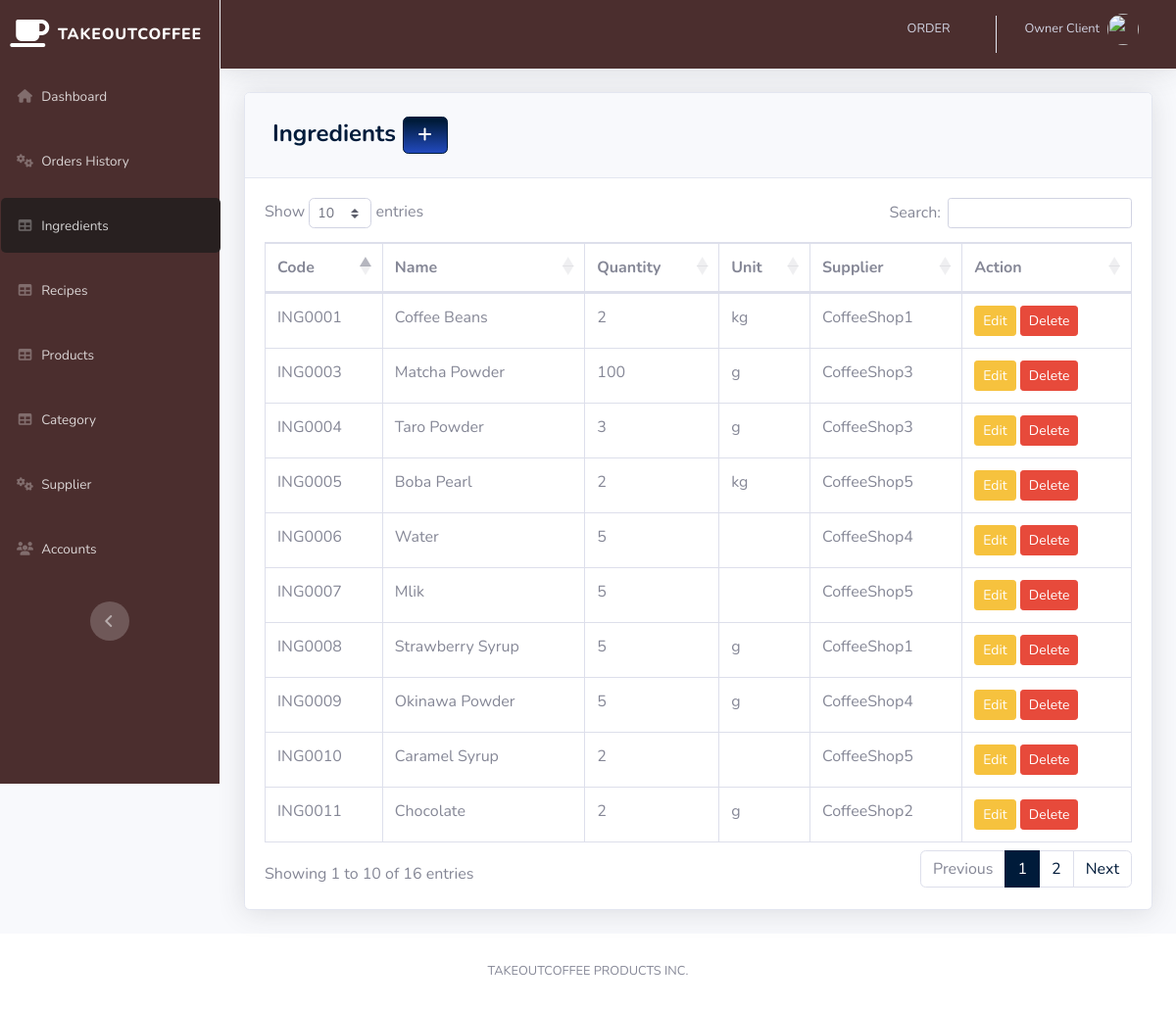
The page /pages/pro_ingredients.php (signed in) on the database its author committed.
### tables this page shows
CREATE TABLE `ingredients` (
  `INGREDIENTS_ID` int(10) UNSIGNED NOT NULL,
  `INGREDIENTS_CODE` varchar(8) NOT NULL,
  `ING_NAME` varchar(255) NOT NULL,
  `ING_QUANTITY` int(11) NOT NULL,
  `STOCK_DATE` date NOT NULL,
  `SUPPLIER_ID` int(11) NOT NULL,
  `unit` enum('kg','g','tbsp') NOT NULL,
  `DESCRIPTION` text DEFAULT NULL,
  `category_id` int(11) NOT NULL
);

### pages/pro_ingredients.php (the view, shortened to what this page needs)
<?php
include '../includes/connection.php';
include '../includes/sidebar.php';
$sql = "
      SELECT i.INGREDIENTS_ID, i.INGREDIENTS_CODE, i.ING_NAME, i.ING_QUANTITY, i.UNIT,
            COALESCE(c.category_name, 'Uncategorized') AS CATEGORY_NAME,
            COALESCE(s.company_name, 'No Supplier') AS SUPPLIER_NAME,
            i.supplier_id
      FROM ingredients i
      LEFT JOIN category c ON i.category_id = c.category_id
      LEFT JOIN supplier s ON i.supplier_id = s.supplier_id
      ORDER BY i.INGREDIENTS_ID ASC";
$result = mysqli_query($db, $sql) or die("Bad SQL: $sql");
?>
<div class="card shadow mb-4">
    <div class="card-header py-3">
        <h4 class="m-2 font-weight-bold text-primary">
            Ingredients
            <a href="#" data-toggle="modal" data-target="#aModal" class="btn btn-primary bg-gradient-primary">
                <i class="fas fa-fw fa-plus"></i>
            </a>
        </h4>
    </div>
    <div class="card-body">
        <div class="table-responsive">
            <table class="table table-bordered" id="dataTable" width="100%" cellspacing="0">
                <thead>
                    <tr>
                        <th>Code</th>
                        <th>Name</th>
                        <th>Quantity</th>
                        <th>Unit</th>
                        <th>Supplier</th>
                        <th>Action</th>
                    </tr>
                </thead>
                <tbody>
                    <?php while ($row = mysqli_fetch_assoc($result)): ?>
                    <tr>
                        <td><?= htmlspecialchars($row['INGREDIENTS_CODE']); ?></td>
                        <td><?= htmlspecialchars($row['ING_NAME']); ?></td>
                        <td><?= htmlspecialchars($row['ING_QUANTITY']); ?></td>
                        <td><?= htmlspecialchars($row['UNIT']); ?></td>
                        <td><?= htmlspecialchars($row['SUPPLIER_NAME']); ?></td>
                        <td>
                        <button
                            class="btn btn-warning btn-sm edit-ingredient-button"
                            data-toggle="modal"
                            data-target="#editIngredientModal"
                            data-id="<?= $row['INGREDIENTS_ID']; ?>"
                            data-code="<?= $row['INGREDIENTS_CODE']; ?>"
                            data-name="<?= htmlspecialchars($row['ING_NAME']); ?>"
                            data-quantity="<?= $row['ING_QUANTITY']; ?>"
                            data-unit="<?= $row['UNIT']; ?>"
                            data-supplier-id="<?= htmlspecialchars($row['supplier_id']); ?>">
                            Edit
                        </button>
                        <a href="ing_transac.php?action=delete&id=<?= $row['INGREDIENTS_ID']; ?>"
                          class="btn btn-danger btn-sm"
                          onclick="return confirm('Are you sure you want to delete this ingredient?')">
                          Delete
                        </a>
                        </td>
                    </tr>
                    <?php endwhile; ?>
                </tbody>
            </table>
        </div>
    </div>
</div>
<?php include '../includes/footer.php'; ?>

### rows shown on the page
ingredients: INGREDIENTS_CODE "ING0001", ING_NAME "Coffee Beans", ING_QUANTITY "2", unit "kg", SUPPLIER_NAME "CoffeeShop1"
ingredients: INGREDIENTS_CODE "ING0003", ING_NAME "Matcha Powder", ING_QUANTITY "100", unit "g", SUPPLIER_NAME "CoffeeShop3"
ingredients: INGREDIENTS_CODE "ING0004", ING_NAME "Taro Powder", ING_QUANTITY "3", unit "g", SUPPLIER_NAME "CoffeeShop3"
ingredients: INGREDIENTS_CODE "ING0005", ING_NAME "Boba Pearl", ING_QUANTITY "2", unit "kg", SUPPLIER_NAME "CoffeeShop5"
ingredients: INGREDIENTS_CODE "ING0006", ING_NAME "Water", ING_QUANTITY "5", SUPPLIER_NAME "CoffeeShop4"
ingredients: INGREDIENTS_CODE "ING0007", ING_NAME "Mlik", ING_QUANTITY "5", SUPPLIER_NAME "CoffeeShop5"
ingredients: INGREDIENTS_CODE "ING0008", ING_NAME "Strawberry Syrup", ING_QUANTITY "5", unit "g", SUPPLIER_NAME "CoffeeShop1"
ingredients: INGREDIENTS_CODE "ING0009", ING_NAME "Okinawa Powder", ING_QUANTITY "5", unit "g", SUPPLIER_NAME "CoffeeShop4"
ingredients: INGREDIENTS_CODE "ING0010", ING_NAME "Caramel Syrup", ING_QUANTITY "2", SUPPLIER_NAME "CoffeeShop5"
ingredients: INGREDIENTS_CODE "ING0011", ING_NAME "Chocolate", ING_QUANTITY "2", unit "g", SUPPLIER_NAME "CoffeeShop2"

### other values the page prints
$_SESSION['FIRST_NAME'] "Owner"
$_SESSION['LAST_NAME'] "Client"
